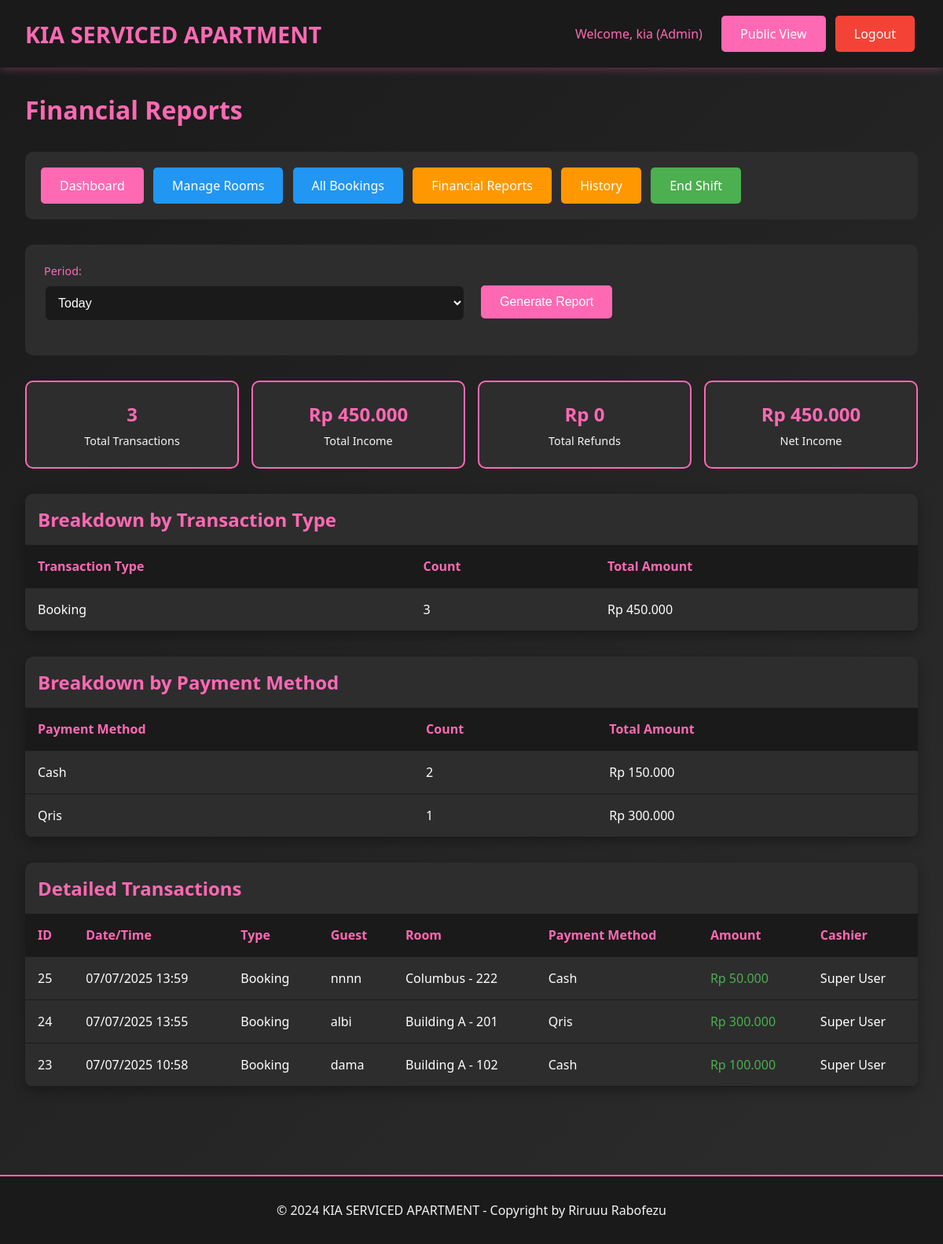
The app's page /admin/reports.php (signed in), older data.
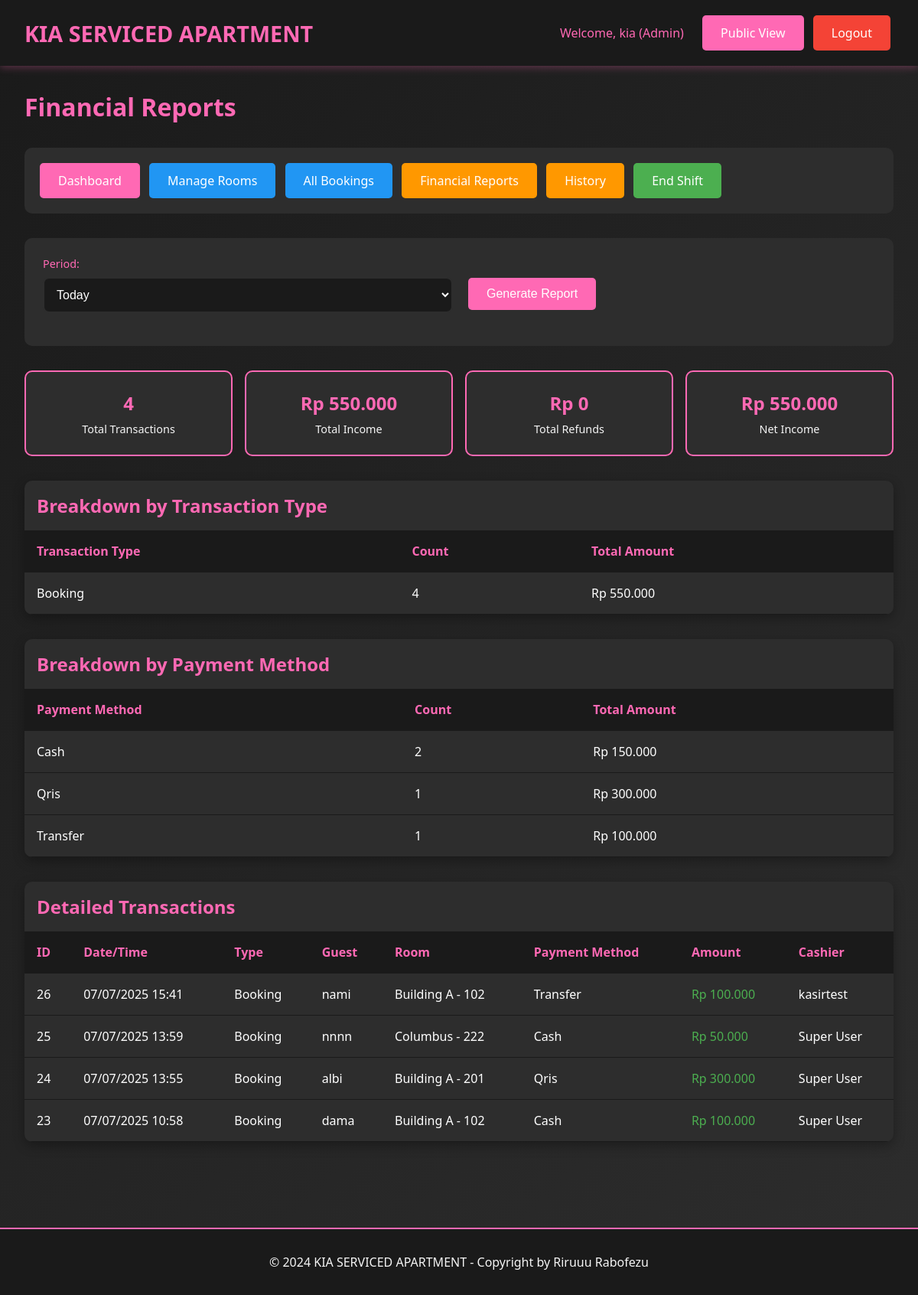
The same page, newer data.
### tables this page shows
CREATE TABLE `transactions` (
  `id` int(11) NOT NULL,
  `booking_id` int(11) NOT NULL,
  `transaction_type` enum('booking','extra_time','refund') NOT NULL,
  `amount` decimal(10,2) NOT NULL,
  `payment_method` varchar(50) NOT NULL,
  `transaction_date` datetime DEFAULT CURRENT_TIMESTAMP,
  `created_by` int(11) NOT NULL,
  `notes` text
);

CREATE TABLE `bookings` (
  `id` int(11) NOT NULL,
  `room_id` int(11) NOT NULL,
  `guest_name` varchar(100) NOT NULL,
  `arrival_time` datetime NOT NULL,
  `phone_number` varchar(20) NOT NULL,
  `duration_type` enum('transit','fullday') NOT NULL,
  `duration_hours` int(11) NOT NULL,
  `price_amount` decimal(10,2) NOT NULL,
  `payment_method` varchar(50) NOT NULL,
  `deposit_type` enum('cash','id_card','no_deposit') NOT NULL,
  `deposit_amount` decimal(10,2) DEFAULT '0.00',
  `notes` text,
  `status` enum('booked','checkin','checkout','cancelled','no_show','completed') DEFAULT 'booked',
  `checkin_time` datetime DEFAULT NULL,
  `checkout_time` datetime DEFAULT NULL,
  `extra_time_hours` int(11) DEFAULT '0',
  `extra_time_amount` decimal(10,2) DEFAULT '0.00',
  `refund_amount` decimal(10,2) DEFAULT '0.00',
  `refund_method` varchar(50) DEFAULT NULL,
  `created_by` int(11) NOT NULL,
  `created_at` timestamp NOT NULL DEFAULT CURRENT_TIMESTAMP,
  `updated_at` timestamp NOT NULL DEFAULT CURRENT_TIMESTAMP ON UPDATE CURRENT_TIMESTAMP
);

CREATE TABLE `rooms` (
  `id` int(11) NOT NULL,
  `location` varchar(100) NOT NULL,
  `floor_number` int(11) NOT NULL,
  `room_number` varchar(20) NOT NULL,
  `room_type` varchar(50) NOT NULL,
  `wifi_name` varchar(100) DEFAULT NULL,
  `wifi_password` varchar(100) DEFAULT NULL,
  `status` enum('ready','booked','checkin','checkout') DEFAULT 'ready',
  `created_at` timestamp NOT NULL DEFAULT CURRENT_TIMESTAMP,
  `updated_at` timestamp NOT NULL DEFAULT CURRENT_TIMESTAMP ON UPDATE CURRENT_TIMESTAMP
);

CREATE TABLE `users` (
  `id` int(11) NOT NULL,
  `username` varchar(50) NOT NULL,
  `password` varchar(255) NOT NULL,
  `full_name` varchar(100) NOT NULL,
  `role` enum('superuser','admin','cashier') NOT NULL,
  `created_at` timestamp NOT NULL DEFAULT CURRENT_TIMESTAMP,
  `updated_at` timestamp NOT NULL DEFAULT CURRENT_TIMESTAMP ON UPDATE CURRENT_TIMESTAMP
);

### includes/config.php (called while the page is built, shortened)
<?php
function isLoggedIn() {
    return isset($_SESSION['user_id']);
}
function getUserRole() {
    return $_SESSION['user_role'] ?? null;
}
function hasPermission($required_roles) {
    $user_role = getUserRole();
    return in_array($user_role, $required_roles);
}
function formatCurrency($amount) {
    return 'Rp ' . number_format($amount, 0, ',', '.');
}
function formatDateTime($datetime) {
    return date('d/m/Y H:i', strtotime($datetime));
}
?>

### admin/reports.php (the view, shortened to what this page needs)
<?php
require_once "../includes/config.php";
$period = $_GET["period"] ?? "today";
$date_filter = "";
$params = [];
switch ($period) {
    case "today":
        $date_filter = "DATE(transaction_date) = CURDATE()";
        break;
}
$sql = "SELECT
            COUNT(CASE WHEN amount > 0 THEN 1 END) as total_transactions,
            SUM(CASE WHEN amount > 0 THEN amount ELSE 0 END) as total_income,
            SUM(CASE WHEN amount < 0 THEN ABS(amount) ELSE 0 END) as total_refunds,
            SUM(amount) as net_income
        FROM transactions
        WHERE $date_filter";
$stmt = $pdo->prepare($sql);
$stmt->execute($params);
$summary = $stmt->fetch();
$sql = "SELECT
            transaction_type,
            COUNT(*) as count,
            SUM(amount) as total
        FROM transactions
        WHERE $date_filter
        GROUP BY transaction_type";
$stmt = $pdo->prepare($sql);
$stmt->execute($params);
$by_type = $stmt->fetchAll();
$sql = "SELECT
            payment_method,
            COUNT(*) as count,
            SUM(amount) as total
        FROM transactions
        WHERE $date_filter AND amount > 0
        GROUP BY payment_method";
$stmt = $pdo->prepare($sql);
$stmt->execute($params);
$by_payment = $stmt->fetchAll();
$sql = "SELECT t.*, b.guest_name, r.room_number, r.location, u.full_name as cashier_name
        FROM transactions t
        JOIN bookings b ON t.booking_id = b.id
        JOIN rooms r ON b.room_id = r.id
        JOIN users u ON t.created_by = u.id
        WHERE $date_filter
        ORDER BY t.transaction_date DESC";
$stmt = $pdo->prepare($sql);
$stmt->execute($params);
$transactions = $stmt->fetchAll();
?>
<!DOCTYPE html>
<html lang="id">
<head>
    <link rel="stylesheet" href="../assets/css/style.css">
</head>
<body>
    <header class="header">
        <div class="header-content">
            <a href="../index.php" class="logo">KIA SERVICED APARTMENT</a>
            <div>
                <span style="color: var(--primary-pink); margin-right: 1rem;">
                    Welcome, <?php echo htmlspecialchars($_SESSION["full_name"]); ?> (<?php echo ucfirst($_SESSION["user_role"]); ?>)
                </span>
                <a href="../index.php" class="btn btn-primary">Public View</a>
                <a href="../includes/logout.php" class="btn btn-danger">Logout</a>
            </div>
        </div>
    </header>
    <div class="container">
        <h1 style="color: var(--primary-pink); margin-bottom: 2rem;">Financial Reports</h1>
        <div style="background: var(--dark-gray); padding: 1rem; border-radius: 10px; margin-bottom: 2rem;">
            <a href="dashboard.php" class="btn btn-primary">Dashboard</a>
            <?php if (hasPermission(["admin", "superuser"])): ?>
                <a href="rooms.php" class="btn btn-info">Manage Rooms</a>
                <a href="bookings.php" class="btn btn-info">All Bookings</a>
            <?php endif; ?>
            <a href="reports.php" class="btn btn-warning">Financial Reports</a>
            <a href="history.php" class="btn btn-warning">History</a>
            <a href="shift_report.php" class="btn btn-success">End Shift</a>
        </div>
        <div class="report-filters">
            <form method="GET">
                <div style="display: grid; grid-template-columns: repeat(auto-fit, minmax(200px, 1fr)); gap: 1rem; align-items: end;">
                    <div class="form-group">
                        <label>Period:</label>
                        <select name="period" class="form-control" onchange="toggleCustomDates(this.value)">
                            <option value="today" <?php echo $period == "today" ? "selected" : ""; ?>>Today</option>
                        </select>
                    </div>
                    <div class="form-group">
                        <button type="submit" class="btn btn-primary">Generate Report</button>
                    </div>
                </div>
            </form>
        </div>
        <div class="summary-grid">
            <div class="summary-card">
                <div class="summary-amount"><?php echo $summary["total_transactions"]; ?></div>
                <div class="summary-label">Total Transactions</div>
            </div>
            <div class="summary-card">
                <div class="summary-amount"><?php echo formatCurrency($summary["total_income"]); ?></div>
                <div class="summary-label">Total Income</div>
            </div>
            <div class="summary-card">
                <div class="summary-amount"><?php echo formatCurrency($summary["total_refunds"]); ?></div>
                <div class="summary-label">Total Refunds</div>
            </div>
            <div class="summary-card">
                <div class="summary-amount"><?php echo formatCurrency($summary["net_income"]); ?></div>
                <div class="summary-label">Net Income</div>
            </div>
        </div>
        <div class="table-container">
            <h2 style="color: var(--primary-pink); margin: 1rem;">Breakdown by Transaction Type</h2>
            <table class="table">
                <thead>
                    <tr>
                        <th>Transaction Type</th>
                        <th>Count</th>
                        <th>Total Amount</th>
                    </tr>
                </thead>
                <tbody>
                    <?php foreach ($by_type as $type): ?>
                    <tr>
                        <td><?php echo ucfirst(str_replace("_", " ", $type["transaction_type"])); ?></td>
                        <td><?php echo $type["count"]; ?></td>
                        <td><?php echo formatCurrency($type["total"]); ?></td>
                    </tr>
                    <?php endforeach; ?>
                </tbody>
            </table>
        </div>
        <div class="table-container">
            <h2 style="color: var(--primary-pink); margin: 1rem;">Breakdown by Payment Method</h2>
            <table class="table">
                <thead>
                    <tr>
                        <th>Payment Method</th>
                        <th>Count</th>
                        <th>Total Amount</th>
                    </tr>
                </thead>
                <tbody>
                    <?php foreach ($by_payment as $payment): ?>
                    <tr>
                        <td><?php echo ucfirst($payment["payment_method"]); ?></td>
                        <td><?php echo $payment["count"]; ?></td>
                        <td><?php echo formatCurrency($payment["total"]); ?></td>
                    </tr>
                    <?php endforeach; ?>
                </tbody>
            </table>
        </div>
        <div class="table-container">
            <h2 style="color: var(--primary-pink); margin: 1rem;">Detailed Transactions</h2>
            <table class="table">
                <thead>
                    <tr>
                        <th>ID</th>
                        <th>Date/Time</th>
                        <th>Type</th>
                        <th>Guest</th>
                        <th>Room</th>
                        <th>Payment Method</th>
                        <th>Amount</th>
                        <th>Cashier</th>
                    </tr>
                </thead>
                <tbody>
                    <?php foreach ($transactions as $transaction): ?>
                    <tr>
                        <td><?php echo $transaction["id"]; ?></td>
                        <td><?php echo formatDateTime($transaction["transaction_date"]); ?></td>
                        <td><?php echo ucfirst(str_replace("_", " ", $transaction["transaction_type"])); ?></td>
                        <td><?php echo htmlspecialchars($transaction["guest_name"]); ?></td>
                        <td><?php echo htmlspecialchars($transaction["location"] . " - " . $transaction["room_number"]); ?></td>
                        <td><?php echo ucfirst($transaction["payment_method"]); ?></td>
                        <td style="color: <?php echo $transaction["amount"] >= 0 ? "var(--success)" : "var(--danger)"; ?>">
                            <?php echo formatCurrency($transaction["amount"]); ?>
                        </td>
                        <td><?php echo htmlspecialchars($transaction["cashier_name"]); ?></td>
                    </tr>
                    <?php endforeach; ?>
                </tbody>
            </table>
        </div>
    </div>
    <footer class="footer">
        <p>&copy; 2024 KIA SERVICED APARTMENT - Copyright by Riruuu Rabofezu</p>
    </footer>
</body>
</html>

### assets/css/style.css (style rules this page uses)
* { margin: 0; padding: 0; box-sizing: border-box; }
:root { --primary-pink: #ff69b4; --dark-pink: #e91e63; --light-pink: #ffc0cb; --black: #1a1a1a; --dark-gray: #2d2d2d; --light-gray: #f5f5f5; --white: #ffffff; --success: #4caf50; --warning: #ff9800; --info: #2196f3; --danger: #f44336; }
body { font-family: 'Segoe UI', Tahoma, Geneva, Verdana, sans-serif; background: linear-gradient(135deg, var(--black) 0%, var(--dark-gray) 100%); color: var(--white); min-height: 100vh; }
.header { background: var(--black); padding: 1rem 2rem; box-shadow: 0 2px 10px rgba(255, 105, 180, 0.3); position: sticky; top: 0; z-index: 1000; }
.header-content { display: flex; justify-content: space-between; align-items: center; max-width: 1200px; margin: 0 auto; }
.logo { font-size: 1.8rem; font-weight: bold; color: var(--primary-pink); text-decoration: none; }
.form-group { margin-bottom: 1.2rem; }
.form-group label { display: block; margin-bottom: 0.5rem; color: var(--primary-pink); font-weight: 500; font-size: 0.9rem; }
.form-control { width: 100%; padding: 0.75rem; border: 2px solid var(--dark-gray); border-radius: 8px; background: var(--black); color: var(--white); font-size: 1rem; transition: all 0.3s ease; }
.btn { padding: 0.75rem 1.5rem; border: none; border-radius: 5px; cursor: pointer; font-size: 1rem; font-weight: 500; text-decoration: none; display: inline-block; text-align: center; transition: all 0.3s ease; margin: 0.25rem; }
.btn-primary { background: var(--primary-pink); color: var(--white); }
.btn-success { background: var(--success); color: var(--white); }
.btn-warning { background: var(--warning); color: var(--white); }
.btn-info { background: var(--info); color: var(--white); }
.btn-danger { background: var(--danger); color: var(--white); }
.container { max-width: 1200px; margin: 0 auto; padding: 2rem; }
.table-container { background: var(--dark-gray); border-radius: 10px; overflow: hidden; box-shadow: 0 5px 15px rgba(0, 0, 0, 0.3); margin: 2rem 0; }
.table { width: 100%; border-collapse: collapse; }
.table th, .table td { padding: 1rem; text-align: left; border-bottom: 1px solid var(--black); }
.table th { background: var(--black); color: var(--primary-pink); font-weight: bold; }
.footer { background: var(--black); text-align: center; padding: 2rem; margin-top: 3rem; border-top: 2px solid var(--primary-pink); }
.footer p { color: var(--light-gray); margin: 0; }

### admin/reports.php (style rules this page uses)
.report-filters { background: var(--dark-gray); padding: 1.5rem; border-radius: 10px; margin-bottom: 2rem; }
.summary-grid { display: grid; grid-template-columns: repeat(auto-fit, minmax(200px, 1fr)); gap: 1rem; margin-bottom: 2rem; }
.summary-card { background: var(--dark-gray); padding: 1.5rem; border-radius: 10px; text-align: center; border: 2px solid var(--primary-pink); }
.summary-amount { font-size: 1.5rem; font-weight: bold; color: var(--primary-pink); margin-bottom: 0.5rem; }
.summary-label { color: var(--light-gray); font-size: 0.9rem; }

Row changes from the older to the newer data that the page shows:
added transactions: id "26", transaction_date "07/07/2025 15:41", transaction_type "Booking", booking.guest_name "nami", rooms.location+room_number "Building A - 102", payment_method "Transfer", amount "Rp 100.000", created_by.full_name "kasirtest"
Text that changed along with them:
$summary["total_transactions"]: "3" → "4"
formatCurrency($summary["total_income"]): "Rp 450.000" → "Rp 550.000"
formatCurrency($summary["net_income"]): "Rp 450.000" → "Rp 550.000"
new list line: "Booking 4 Rp 550.000"
new list line: "Transfer 1 Rp 100.000"
list line gone: "Booking 3 Rp 450.000"
